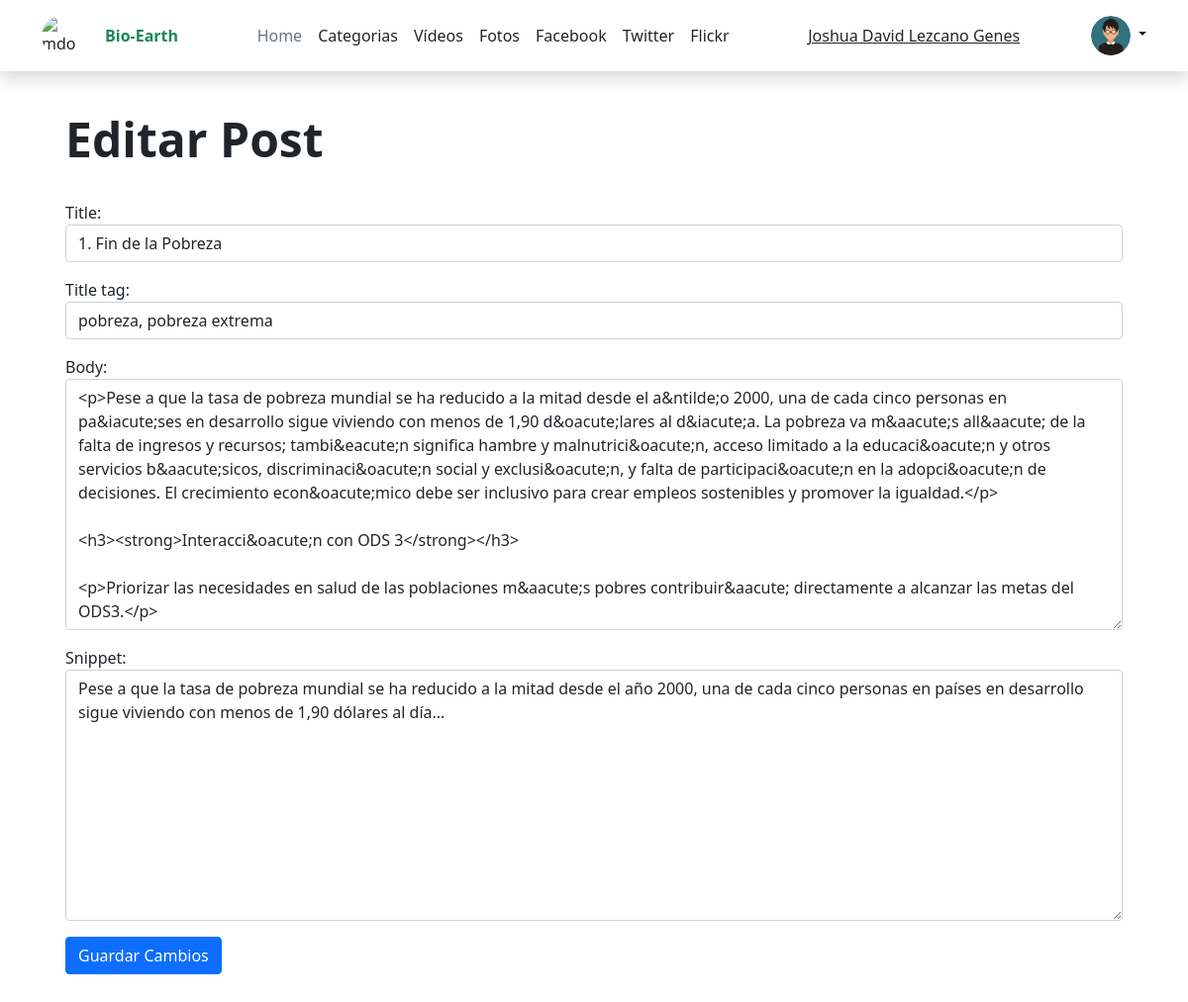
Page /article/edit/44 (signed in) on the committed database.
### bioblog/models.py (models this page shows, shortened)
class Profile(models.Model):
    user = models.OneToOneField(User, null=True, on_delete=models.CASCADE)
    bio = models.TextField()
    profile_pic = models.ImageField(null=True, blank=True, upload_to="images/profile/")
    website_url = models.CharField(max_length=255, null=True, blank=True)
    github_url = models.CharField(max_length=255, null=True, blank=True)

class Post(models.Model):
    title = models.CharField(max_length=255)
    header_image = models.ImageField(null=True, blank=True, upload_to="images/")
    title_tag = models.CharField(max_length=255)
    author = models.ForeignKey(User, on_delete=models.CASCADE)
    body = RichTextField(blank=True, null=True)
    post_date = models.DateField(auto_now_add=True)
    category = models.CharField(max_length=255, default='pobreza')
    snippet = models.CharField(max_length=255)
    likes = models.ManyToManyField(User, related_name='blog_posts')

### bioblog/views.py (the view)
# urls.py: path('article/edit/<int:pk>', UpdatePostView.as_view(), name='update_post'),
class UpdatePostView(UpdateView):
    model = Post
    form_class = EditForm
    template_name = 'update_post.html'

### bioblog/forms.py
class EditForm(forms.ModelForm):
    class Meta:
        model = Post
        fields = ('title', 'title_tag', 'body', 'snippet')
        widgets = {
            'title': forms.TextInput(attrs={'class': 'form-control', 'placeholder': 'Escribe el titulo del post'}),
            'title_tag': forms.TextInput(attrs={'class': 'form-control'}),
            'body': forms.Textarea(attrs={'class': 'form-control'}),
            'snippet': forms.Textarea(attrs={'class': 'form-control'}),
        }

### bioblog/templates/update_post.html
{% extends 'base.html' %} {% block title %}Editar Post{% endblock %} {% block content %} {% if user.is_authenticated %} {% if user.id == post.author.id %}
<div class="container">
    <div class="px-4 py-3 my-4 text-justify">
        <h1 class="display-5 fw-bold">Editar Post</h1>
        <div class="mx-auto">
            <span class="navbar-toggler-icon"></span>
            <form method="post">
                {% csrf_token %} {{ form.media }} {{ form.as_p }}
                <input class="btn btn-primary" type="submit" value="Guardar Cambios" />
            </form>
        </div>
    </div>
</div>
{% else %}
<div class="container">
    <div class="px-4 py-3 my-4 text-center">
        <h1 class="display-5 fw-bold">No estás permitido para esta acción</h1>
    </div>
</div>
{% endif %} {% else %}
<div class="container">
    <div class="px-4 py-3 my-4 text-center">
        <h1 class="display-5 fw-bold">No estás permitido para esta acción</h1>
    </div>
</div>
{% endif %} {% endblock %}

### bioblog/templates/base.html (shortened to what this page needs)
{% load static %}
<!DOCTYPE html>
<html lang="en">
<head>
  <link href="https://cdn.jsdelivr.net/npm/bootstrap@5.0.2/dist/css/bootstrap.min.css" rel="stylesheet"
 />
  <header class="shadow">
    <div class="container">
      <div class="d-flex flex-wrap align-items-center justify-content-center justify-content-md-between py-3 mb-4">
        <a href="/" class="d-flex align-items-center mb-2 mb-lg-0 text-dark text-decoration-none">
          <img src="https://www.ecoworldjute.com/wp-content/uploads/2018/11/Eco-World-Logo-copy.jpg" alt="mdo"
            width="40" height="40" class="rounded-circle" />
          <span class="navbar-toggler-icon"></span>
          <label class="fw-bold text-success">Bio-Earth</label>
        </a>
        <ul class="nav col-12 col-md-auto mb-2 justify-content-center mb-md-0">
          <li><a href="/" class="nav-link px-2 link-secondary">Home</a></li>
          {% if cat_menu %}
          <ul class="navbar-nav">
            <li class="nav-item dropdown">
              <a class="nav-link px-2 link-dark dropdown-toggle" href="#" id="navbarDarkDropdownMenuLink"
                role="button" data-bs-toggle="dropdown" aria-expanded="false">
                Categorias
              </a>
              <ul class="dropdown-menu dropdown-menu-light" aria-labelledby="navbarDarkDropdownMenuLink">
                {% for item in cat_menu %}
                <li><a class="dropdown-item" href="{% url 'category' item|slugify %}">{{ item }}</a></li>
                {% endfor %}
              </ul>
            </li>
          </ul>
          {% else %}
          <li><a href="{% url 'category-list' %}" class="nav-link px-2 link-dark">Categorias</a></li>
          {% endif %}
          <li><a href="https://www.un.org/sustainabledevelopment/es/videos/" class="nav-link px-2 link-dark">Vídeos</a></li>
          <li><a href="https://www.flickr.com/globalgoalsun" class="nav-link px-2 link-dark">Fotos</a></li>
          <li><a href="http://www.facebook.com/globalgoalsun" class="nav-link px-2 link-dark">Facebook</a></li>
          <li><a href="http://www.twitter.com/globalgoalsun" class="nav-link px-2 link-dark">Twitter</a></li>
          <li><a href="https://www.flickr.com/globalgoalsun" class="nav-link px-2 link-dark">Flickr</a></li>
        </ul>
        {% if user.is_authenticated %} {% if user.profile.id %}
        <a href="{% url 'show_profile_page' user.profile.id %}" class="link-dark fw-normal fs-6">{{ user.first_name }} {{ user.last_name }}</a>
        {% endif %} {% endif %}
        <div class="dropdown text-end">
          <a href="#" class="d-block link-dark text-decoration-none dropdown-toggle" id="dropdownUser1"
            data-bs-toggle="dropdown" aria-expanded="false">
            {% if user.profile.profile_pic %} <img src="{{ user.profile.profile_pic.url }}" alt="ja" width="40" height="40" class="rounded-circle" /> {% else %}
            <img src="{% static 'bioblog/images/imguserdefault.png' %}" alt="mdo" width="40" height="40" class="rounded-circle" /> {% endif %}
          </a>
        </div>
      </div>
    </div>
  </header>
</head>
<body>
  {% block content %} {% endblock %}
</body>
</html>

### rows in the picture
Post: title "1. Fin de la Pobreza", title_tag "pobreza, pobreza extrema", body "<p>Pese a que la tasa de pobreza mundial se ha reducido a la mitad desde el a&ntilde;o 2000, una de cada cinco personas en pa&iacute;ses en desarrollo sigue viviendo con menos de 1,90 d&oacute;lares al d&iacute;a. La pobreza va m&aacute;s all&aacute; de la falta de ingresos y recursos; tambi&eacute;n significa hambre y malnutrici&oacute;n, acceso limitado a la educaci&oacute;n y otros servicios b&aacute;sicos, discriminaci&oacute;n social y exclusi&oacute;n, y falta de participaci&oacute;n en la adopci&oacute;n de decisiones. El crecimiento econ&oacute;mico debe ser inclusivo para crear empleos sostenibles y promover la igualdad.</p> <h3><strong>Interacci&oacute;n con ODS 3</strong></h3>…", snippet "Pese a que la tasa de pobreza mundial se ha reducido a la mitad desde el año 2000, una de cada cinco personas en países en desarrollo sigue viviendo con menos de 1,90 dólares al día..."

### other values in the picture
{{ user.first_name }} "Joshua David"
{{ user.last_name }} "Lezcano Genes"
